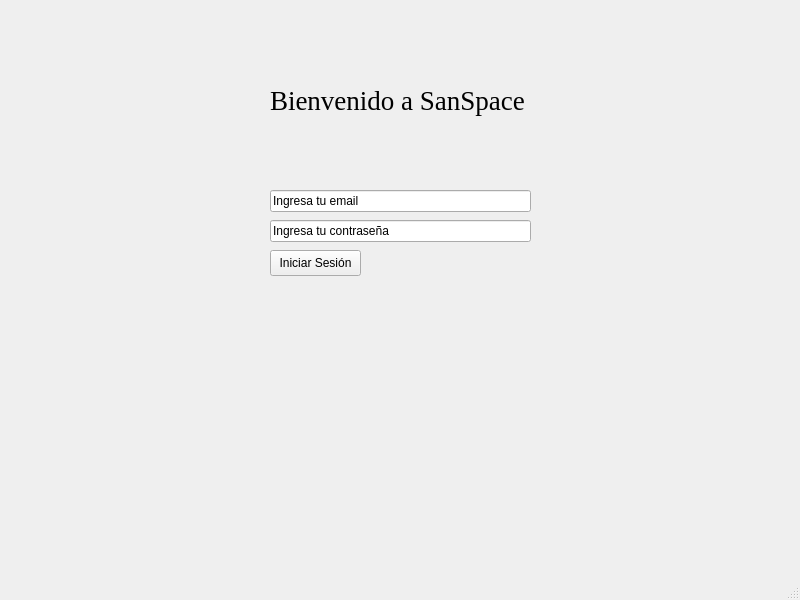
<?xml version="1.0" encoding="UTF-8"?>
<ui version="4.0">
 <class>MainWindow</class>
 <widget class="QMainWindow" name="MainWindow">
  <property name="geometry">
   <rect>
    <x>0</x>
    <y>0</y>
    <width>800</width>
    <height>600</height>
   </rect>
  </property>
  <property name="windowTitle">
   <string>MainWindow</string>
  </property>
  <widget class="QWidget" name="centralwidget">
   <widget class="QLabel" name="Titulo">
    <property name="geometry">
     <rect>
      <x>270</x>
      <y>70</y>
      <width>261</width>
      <height>61</height>
     </rect>
    </property>
    <property name="font">
     <font>
      <family>Times New Roman</family>
      <pointsize>20</pointsize>
     </font>
    </property>
    <property name="text">
     <string>Bienvenido a SanSpace</string>
    </property>
   </widget>
   <widget class="QPushButton" name="button_login">
    <property name="geometry">
     <rect>
      <x>270</x>
      <y>250</y>
      <width>91</width>
      <height>26</height>
     </rect>
    </property>
    <property name="text">
     <string>Iniciar Sesión</string>
    </property>
   </widget>
   <widget class="QLineEdit" name="input_email">
    <property name="geometry">
     <rect>
      <x>270</x>
      <y>190</y>
      <width>261</width>
      <height>22</height>
     </rect>
    </property>
    <property name="text">
     <string>Ingresa tu email</string>
    </property>
   </widget>
   <widget class="QLineEdit" name="input_password">
    <property name="geometry">
     <rect>
      <x>270</x>
      <y>220</y>
      <width>261</width>
      <height>22</height>
     </rect>
    </property>
    <property name="text">
     <string>Ingresa tu contraseña</string>
    </property>
   </widget>
  </widget>
  <widget class="QMenuBar" name="menubar">
   <property name="geometry">
    <rect>
     <x>0</x>
     <y>0</y>
     <width>800</width>
     <height>33</height>
    </rect>
   </property>
  </widget>
  <widget class="QStatusBar" name="statusbar"/>
 </widget>
 <resources/>
 <connections/>
</ui>
